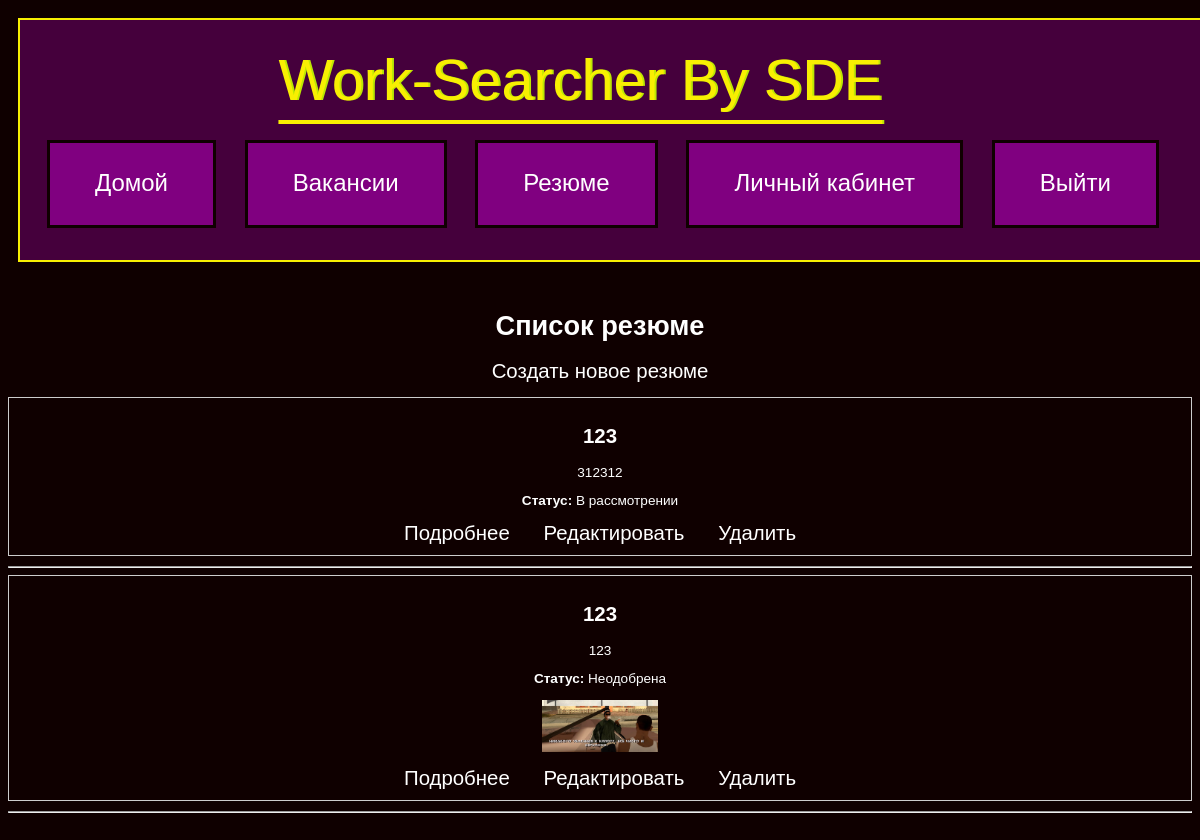
Before: /resumes (signed in) with the older database file.
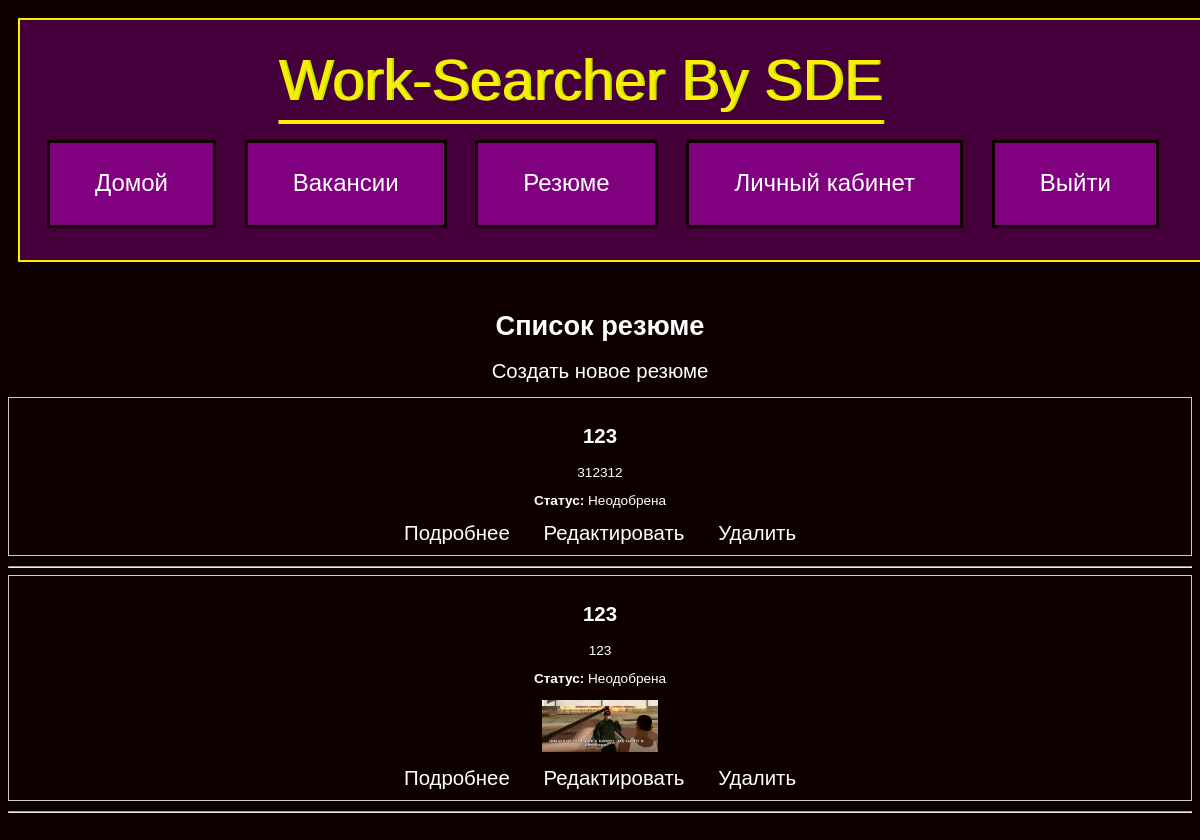
After: the same page with the newer database file.
### Model/models.py (models this page shows)
class Resume(db.Model):
    id = db.Column(db.Integer, primary_key=True)
    title = db.Column(db.String(300), nullable=False)
    description = db.Column(db.Text, nullable=False)
    skills = db.Column(db.String(200))
    image_filename = db.Column(db.String(300))
    user_id = db.Column(db.Integer, db.ForeignKey('user.id'), nullable=False)
    user = db.relationship('User', backref=db.backref('resumes', lazy=True))
    status = db.Column(db.Boolean, nullable=True)

### Controller/CZN.py (the view)
@CZN.route("/resumes")
@login_required
def resumes():
    resumes = Resume.query.filter_by(user=current_user).all()
    return render_template('resumes.html', resumes=reversed(resumes))

### app.py (called while the page is built)
@login_manager.user_loader
def load_user(user_id):
    return User.query.get(int(user_id))

### templates/resumes.html (shortened to what this page needs)
{% extends "base.html" %}
{% block content %}
    <h1>Список резюме</h1>
    <a href="{{ url_for('resume.create_resume') }}">Создать новое резюме</a>
    {% for resume in resumes %}
        <div class="resume-box">
            <h2>{{ resume.title }}</h2>
            <p>{{ resume.skills }}</p>
            <p><strong>Статус:</strong> {% if resume.status==None %}В рассмотрении{% elif resume.status %}Одобрена{% else %}Неодобрена{% endif %}</p>
            {% if resume.image_filename %}
                <img src="{{ url_for('static', filename='img/resume_uploads/' + resume.image_filename) }}" alt="{{ resume.title }} Image" class="resume-image">
            {% endif %}
            <a href="{{ url_for('resume.detail_resume', resume_id=resume.id) }}">Подробнее</a>
            <a href="{{ url_for('resume.edit_resume', resume_id=resume.id) }}">Редактировать</a>
            <a href="{{ url_for('resume.delete_resume', resume_id=resume.id) }}">Удалить</a>
        </div>
        <hr>
    {% endfor %}
{% endblock %}

Changed rows visible on the page:
changed Resume (number 1 of 2 on the later page): status "В рассмотрении" → "Неодобрена"
